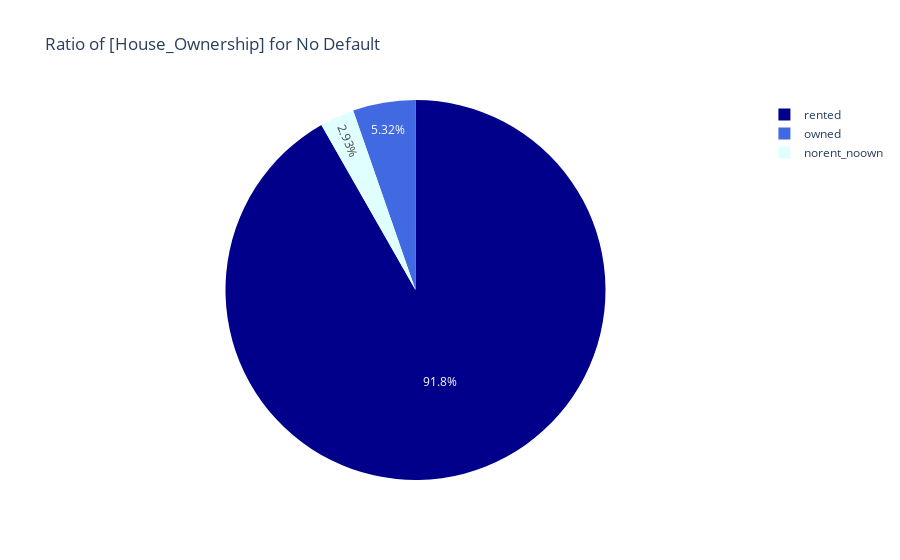

Notebook code cell kept with this figure:
### Code cell
# 체납하지 않은 사람(No Default=Risk_Flag가 0)의 자가 보유 비율
fig=px.pie(values=df[(df.Risk_Flag==0)]['House_Ownership'].value_counts(), 
           names=df[(df.Risk_Flag==0)]['House_Ownership'].value_counts().index,
           color=df[(df.Risk_Flag==0)]['House_Ownership'].value_counts().index,
           title='Ratio of [House_Ownership] for No Default',
          color_discrete_map={'rented':'darkblue',
                                 'owned':'royalblue',
                                 'norent_noown':'lightcyan'})
fig.show()

### Figure 1 — Plotly figure (JSON) as saved in the notebook; plotly's stock layout.template omitted (floating-point values rounded to 4 significant figures)
{"data": [{"customdata": [["rented"], ["owned"], ["norent_noown"]], "domain": {"x": [0, 1], "y": [0, 1]}, "hovertemplate": "label=%{label}<br>value=%{value}<br>color=%{customdata[0]}<extra></extra>", "labels": ["rented", "owned", "norent_noown"], "legendgroup": "", "marker": {"colors": ["darkblue", "royalblue", "lightcyan"]}, "name": "", "showlegend": true, "type": "pie", "values": [202777, 11758, 6469]}], "layout": {"autosize": true, "legend": {"tracegroupgap": 0}, "title": {"text": "Ratio of [House_Ownership] for No Default"}}}
